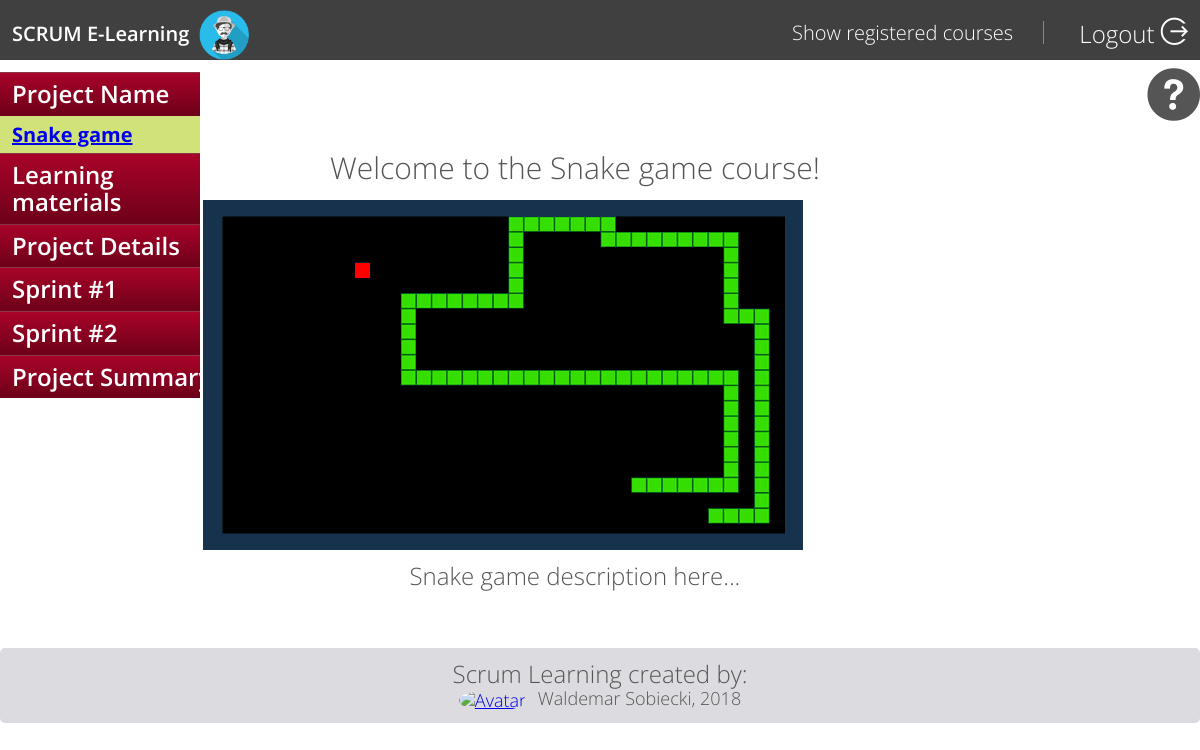
The app's page /course/program_description/1/ (signed in), older data.
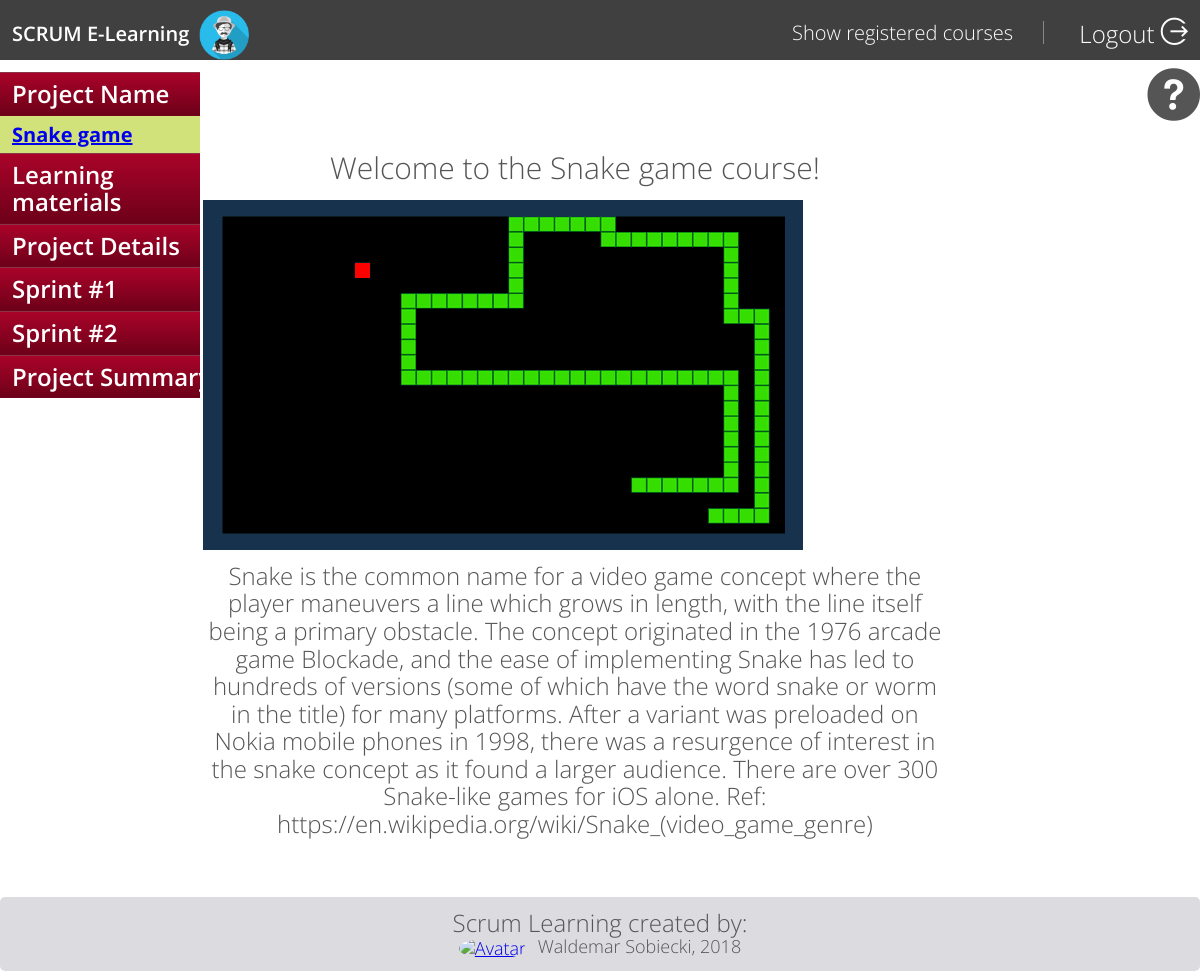
The same page, newer data.
### Course/models.py (models this page shows, shortened)
class Course(models.Model):
	program = models.ForeignKey('Program', on_delete=models.CASCADE)
	students = models.ManyToManyField(Profile) #to get list simply course.students.all()
	students_scrum_master = models.ManyToManyField(Profile,related_name='scrum_masters') #to get list simply course.students.all()
	students_developer = models.ManyToManyField(Profile,related_name='develpers') #to get list simply course.students.all()
	students_product_owner = models.ManyToManyField(Profile,related_name='product_owners') #to get list simply course.students.all()
	created = models.DateTimeField(editable=False)
	modified = models.DateTimeField(editable=False)
	deadline = models.DateTimeField(default=datetime.now()+timedelta(days=30),blank=True)
	_progress = models.IntegerField(choices=COURSE_STATES, default=0)
	def get_course_name(self):
		return self.program.name
	get_course_name.short_description = 'Program name'
	def get_cover_tag(self):
		return self.program.cover_tag()
	get_cover_tag.short_description = 'Cover tag'
	def get_progress(self):
		return self._progress

class Program(models.Model):
	name = models.CharField(max_length=64, blank=False, null=False, unique=True)
	slug_name = models.SlugField(max_length=64, blank=False, null=False, unique=True)
	description = models.TextField(blank=True)
	files = models.ManyToManyField(LearningMaterial, related_name='files', blank=True)#
	cover = models.ImageField(upload_to=cover_directory_path, default='static/defaults/default_course_cover/cover.png')
	quiz = models.ManyToManyField(Quiz, related_name='quizes', blank=True)#
	def cover_tag(self):
		if self.cover and hasattr(self.cover, 'url'):
			return mark_safe('<img src="/%s" width="50" height="50" />' % (self.cover))
		else:
			return mark_safe('<img src="/%s" width="50" height="50" />' % ('static/defaults/default_course_cover/cover.png'))
		image_tag.short_description = 'Course Cover'
	def __str__(self):
		return self.name + self.cover_tag()

### Course/views.py (the view)
# urls.py: url(r'^program_description/(?P<course_pk>\d+)/$', views.program_description,name="program_description"),
@login_required
def program_description(request,course_pk):
	context = {}
	course = Course.objects.get(pk=course_pk)
	context['course'] = course
	context['progress_estimated'] = 0
	return render(request, '0_program_description.html',context)

### Profile/models.py (called while the page is built)
    def avatar_url(self):
        if self.avatar and hasattr(self.avatar, 'url'):
            return self.avatar.url
        else:
            return '/static/defaults/!default_user_avatar/user.gif'

### Course/templates/0_program_description.html (shortened to what this page needs)
{% extends "generics/course_generic.html" %}
{% block left %}
      {% include "includes/header_secondary.html" with section='program_description'  bullet_point='program_description_1' %}
{% endblock %}
{% block right %}
	<div class="col span-9-of-12">
	<div class="program-title">Welcome to the {{course.program.name}} course!</div>
	<div>
		<img src="/{{course.program.cover}}">
	</div>
	<div class="program-description">
		{{course.program.description}}
	</div>
	</div>
{% endblock %}

### templates/includes/header_secondary.html (shortened to what this page needs)
        {% load static %}
             <div class="menu-item alpha {% if section == 'program_description' %} active {% endif %}">
              <h4><a href="#">Project Name</a></h4>
              <h3 class="{% if bullet_point == 'program_description_1' %} active {% endif %}"><a href="{% url 'Course:program_description' course.pk %}">{{course.program.name}}</a></h3>
            </div>
            <div class="{% if section == 'learning_materials' %} active {% endif %} menu-item">
              <h4><a href="#">Learning materials</a></h4>
            </div>
            <div class="{% if section == 'project_details' %} active {% endif %} menu-item">
              <h4><a href="#">Project Details</a></h4>
            </div>
            <div class="{% if section == 'sprint' %} active {% endif %} menu-item">
              <h4><a href="#">Sprint #1</a></h4>
            </div>
            <div class="{% if section == 'sprint2' %} active {% endif %} menu-item">
              <h4><a href="#">Sprint #2</a></h4>
            </div>
            <div class="{% if section == 'project_summary' %} active {% endif %} menu-item">
              <h4><a href="#">Project Summary</a></h4>
            </div>

Row changes from the older to the newer data that the page shows:
changed Course "Snake game": program.description "Snake game description here..." → "Snake is the common name for a video game concept where the player maneuvers a line which grows in length, with the line itself being a primary obstacle. The concept originated in the 1976 arcade game Blockade, and the ease of implementing Snake has led to hundreds of versions (some of which have the word snake or worm in the title) for many platforms. After a variant was preloaded on Nokia mobile phones in 1998, there was a resurgence of interest in the snake concept as it found a larger audience. There are over 300 Snake-like games for iOS alone. Ref: https://en.wikipedia.org/wiki/Snake_(video_game_genre)"
